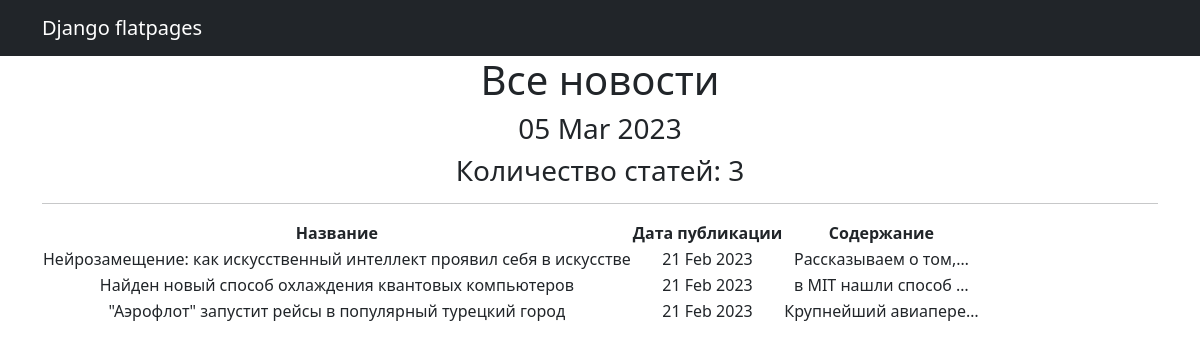
Page /news/ on the committed database.
### NewsPortal/models.py (models this page shows, shortened)
class Post(models.Model):
    post_author = models.ForeignKey(Author, on_delete=models.CASCADE)
    post_type = models.CharField(choices=POST_TYPES, max_length=2)
    post_time = models.DateTimeField(auto_now_add=True)
    post_categories = models.ManyToManyField(Category, through='PostCategory')
    post_title = models.CharField(max_length=255)
    post_text = models.TextField()
    post_rating = models.IntegerField(default=0)

### NewsPortal/views.py (the view)
# urls.py: path('', PostList.as_view()),
class PostList(ListView):
    model = Post
    ordering = '-post_time'
    template_name = 'news.html'
    context_object_name = 'posts'
    def get_context_data(self, **kwargs):
        context = super().get_context_data(**kwargs)
        context['time_now'] = datetime.utcnow()
        return context

### NewsPortal/templatetags/censor.py (called while the page is built)
@register.filter()
def censor(text):
    if type(text) == str:
        censored_words = ["редиска", "валенок", "козёл", "козел"]
        for word in censored_words:
            text = text.replace(word, word[0]+'*' * (len(word)-1))
        return text
    else:
        print("TypeError")

### templates/news.html (shortened to what this page needs)
{% extends 'flatpages/default.html' %}
{% load censor %}
{% block content %}
    <h1>Все новости</h1>
    <h3>{{ time_now|date:'d M Y' }}</h3>
    <h3>Количество статей: {{ posts|length}}</h3>
    <hr>
    {% if posts %}
        <table>
            <tr>
                <td><strong>Название</strong></td>
                <td><strong>Дата публикации</strong></td>
                <td><strong>Содержание</strong></td>
            </tr>
            {% for post in posts %}
            <tr>
                <td>{{ post.post_title|censor }}</td>
                <td>{{ post.post_time|date:'d M Y' }}</td>
                <td>{{ post.post_text|truncatechars:20|censor }}</td>
            </tr>
            {% endfor %}
        </table>
    {% else %}
        <h2>Нет новостей!</h2>
    {% endif %}
{% endblock content %}

### templates/flatpages/default.html (shortened to what this page needs)
<!DOCTYPE html>
<html lang="en">
    <head>
        {% load static %}
        <link href="{% static 'css/styles.css' %}" rel="stylesheet" />
    </head>
    <body>
<nav class="navbar navbar-expand-lg navbar-dark bg-dark static-top">
   <div class="container">
       <a class="navbar-brand" href="#">Django flatpages</a>
   </div>
</nav>
        <div class="container">
            <div class="row">
                 <div class="col-lg-12 text-center">
                    {% block content %}{% endblock content %}
                </div>
            </div>
        </div>
    </body>
</html>

### rows in the picture
Post: post_title|censor "Нейрозамещение: как искусственный интеллект проявил себя в искусстве", post_time "21 Feb 2023", post_text|censor "Рассказываем о том,…"
Post: post_title|censor "Найден новый способ охлаждения квантовых компьютеров", post_time "21 Feb 2023", post_text|censor "в MIT нашли способ …"
Post: post_title|censor "\"Аэрофлот\" запустит рейсы в популярный турецкий город", post_time "21 Feb 2023", post_text|censor "Крупнейший авиапере…"

### other values in the picture
{{ time_now|date:'d M Y' }} "05 Mar 2023"
{{ posts|length }} "3"
